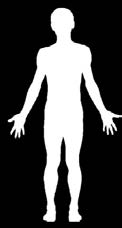
#> input picture shape-matching/front.jpg, 122 x 228 px
$ python match.py --image front.jpg --template side.jpg
#> lines starting #> are read from the running program, lines starting #| are printed output that depends on the picture
# import the necessary packages
import numpy as np
import argparse
import imutils
import cv2

# construct the argument parser and parse the arguments
ap = argparse.ArgumentParser()
ap.add_argument("-i", "--image", required = True,
	help = "Path to the image")
ap.add_argument("-t", "--template", required = True,
	help = "Path to the template image")
args = vars(ap.parse_args())

# load the image and template images
image = cv2.imread(args["image"])
#> image is the input picture: shape (228, 122, 3); min 0, max 255, mean 72.7
template = cv2.imread(args["template"])
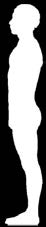
#> input picture shape-matching/side.jpg, 46 x 227 px
#> template is the input picture: shape (227, 46, 3); min 0, max 255, mean 128.3
(templateHeight, templateWidth) = template.shape[:2]
#> templateHeight = 227; templateWidth = 46

# find the template in the image
result = cv2.matchTemplate(image, template, cv2.TM_CCOEFF)
(_, _, minLoc, maxLoc) = cv2.minMaxLoc(result)
#> minLoc = (68, 1); maxLoc = (40, 0)

# grab the bounding box of template and extract it from the image
topLeft = maxLoc
#> topLeft = (40, 0)
botRight = (topLeft[0] + templateWidth, topLeft[1] + templateHeight)
#> botRight = (86, 227)
roi = image[topLeft[1]:botRight[1], topLeft[0]:botRight[0]]
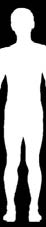
#> roi: shape (227, 46, 3); min 0, max 255, mean 157.1

# construct a darkened transparent 'layer' to darken everything
# in the image except for template
mask = np.zeros(image.shape, dtype = "uint8")
image = cv2.addWeighted(image, 0.25, mask, 0.75, 0)
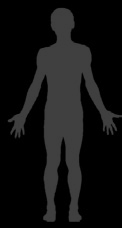
#> image: shape (228, 122, 3); min 0, max 64, mean 18.1

# put the original template back in the image so that he is
# 'brighter' than the rest of the image
image[topLeft[1]:botRight[1], topLeft[0]:botRight[0]] = roi
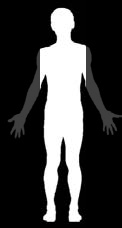
#> image: shape (228, 122, 3); min 0, max 255, mean 62.3

# display the images
cv2.imshow("Image", imutils.resize(image, height = 650))
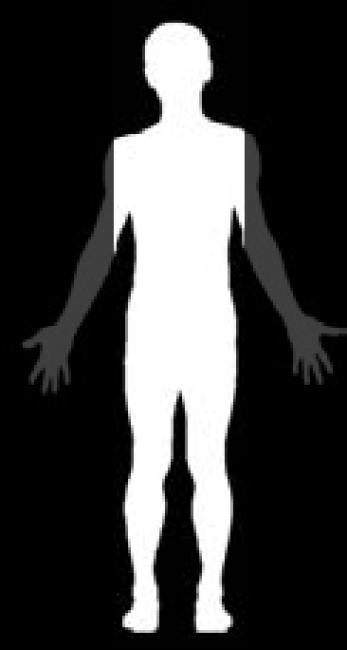
#> window 'Image': shape (650, 347, 3); min 0, max 255, mean 62.3
cv2.imshow("Template", template)
cv2.waitKey(0)
